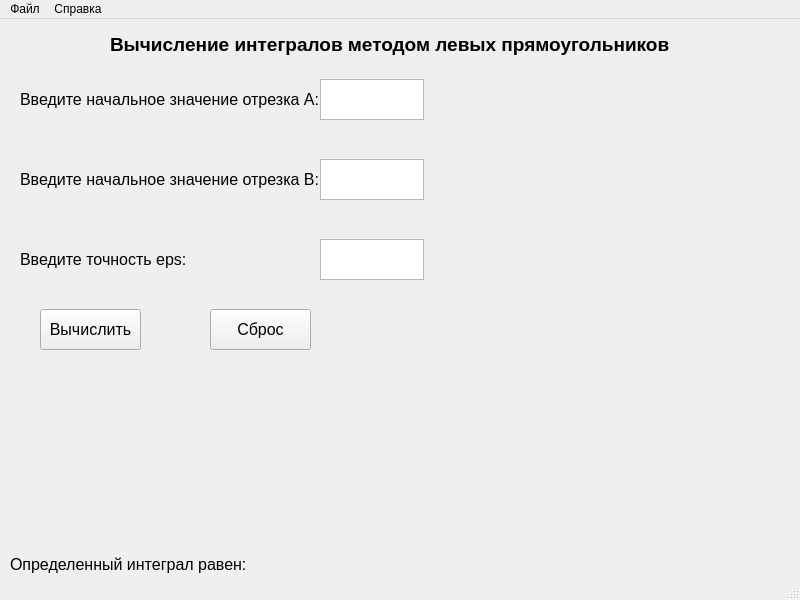
<?xml version="1.0" encoding="UTF-8"?>
<ui version="4.0">
 <class>MainWindow</class>
 <widget class="QMainWindow" name="MainWindow">
  <property name="geometry">
   <rect>
    <x>0</x>
    <y>0</y>
    <width>800</width>
    <height>600</height>
   </rect>
  </property>
  <property name="windowTitle">
   <string>MainWindow</string>
  </property>
  <widget class="QWidget" name="centralwidget">
   <widget class="QLabel" name="label">
    <property name="geometry">
     <rect>
      <x>20</x>
      <y>70</y>
      <width>311</width>
      <height>21</height>
     </rect>
    </property>
    <property name="font">
     <font>
      <pointsize>12</pointsize>
     </font>
    </property>
    <property name="text">
     <string>Введите начальное значение отрезка А:</string>
    </property>
   </widget>
   <widget class="QTextEdit" name="textEdit">
    <property name="geometry">
     <rect>
      <x>320</x>
      <y>60</y>
      <width>104</width>
      <height>41</height>
     </rect>
    </property>
    <property name="font">
     <font>
      <pointsize>12</pointsize>
     </font>
    </property>
    <property name="html">
     <string>&lt;!DOCTYPE HTML PUBLIC &quot;-//W3C//DTD HTML 4.0//EN&quot; &quot;http://www.w3.org/TR/REC-html40/strict.dtd&quot;&gt;
&lt;html&gt;&lt;head&gt;&lt;meta name=&quot;qrichtext&quot; content=&quot;1&quot; /&gt;&lt;style type=&quot;text/css&quot;&gt;
p, li { white-space: pre-wrap; }
&lt;/style&gt;&lt;/head&gt;&lt;body style=&quot; font-family:'MS Shell Dlg 2'; font-size:12pt; font-weight:400; font-style:normal;&quot;&gt;
&lt;p style=&quot;-qt-paragraph-type:empty; margin-top:0px; margin-bottom:0px; margin-left:0px; margin-right:0px; -qt-block-indent:0; text-indent:0px; font-size:8.25pt;&quot;&gt;&lt;br /&gt;&lt;/p&gt;&lt;/body&gt;&lt;/html&gt;</string>
    </property>
   </widget>
   <widget class="QLabel" name="label_2">
    <property name="geometry">
     <rect>
      <x>20</x>
      <y>150</y>
      <width>311</width>
      <height>21</height>
     </rect>
    </property>
    <property name="font">
     <font>
      <pointsize>12</pointsize>
     </font>
    </property>
    <property name="text">
     <string>Введите начальное значение отрезка В:</string>
    </property>
   </widget>
   <widget class="QTextEdit" name="textEdit_2">
    <property name="geometry">
     <rect>
      <x>320</x>
      <y>140</y>
      <width>104</width>
      <height>41</height>
     </rect>
    </property>
    <property name="font">
     <font>
      <pointsize>12</pointsize>
     </font>
    </property>
    <property name="html">
     <string>&lt;!DOCTYPE HTML PUBLIC &quot;-//W3C//DTD HTML 4.0//EN&quot; &quot;http://www.w3.org/TR/REC-html40/strict.dtd&quot;&gt;
&lt;html&gt;&lt;head&gt;&lt;meta name=&quot;qrichtext&quot; content=&quot;1&quot; /&gt;&lt;style type=&quot;text/css&quot;&gt;
p, li { white-space: pre-wrap; }
&lt;/style&gt;&lt;/head&gt;&lt;body style=&quot; font-family:'MS Shell Dlg 2'; font-size:12pt; font-weight:400; font-style:normal;&quot;&gt;
&lt;p style=&quot;-qt-paragraph-type:empty; margin-top:0px; margin-bottom:0px; margin-left:0px; margin-right:0px; -qt-block-indent:0; text-indent:0px; font-size:8.25pt;&quot;&gt;&lt;br /&gt;&lt;/p&gt;&lt;/body&gt;&lt;/html&gt;</string>
    </property>
   </widget>
   <widget class="QLabel" name="label_3">
    <property name="geometry">
     <rect>
      <x>20</x>
      <y>230</y>
      <width>311</width>
      <height>21</height>
     </rect>
    </property>
    <property name="font">
     <font>
      <pointsize>12</pointsize>
     </font>
    </property>
    <property name="text">
     <string>Введите точность eps:</string>
    </property>
   </widget>
   <widget class="QTextEdit" name="textEdit_3">
    <property name="geometry">
     <rect>
      <x>320</x>
      <y>220</y>
      <width>104</width>
      <height>41</height>
     </rect>
    </property>
    <property name="font">
     <font>
      <pointsize>12</pointsize>
     </font>
    </property>
    <property name="html">
     <string>&lt;!DOCTYPE HTML PUBLIC &quot;-//W3C//DTD HTML 4.0//EN&quot; &quot;http://www.w3.org/TR/REC-html40/strict.dtd&quot;&gt;
&lt;html&gt;&lt;head&gt;&lt;meta name=&quot;qrichtext&quot; content=&quot;1&quot; /&gt;&lt;style type=&quot;text/css&quot;&gt;
p, li { white-space: pre-wrap; }
&lt;/style&gt;&lt;/head&gt;&lt;body style=&quot; font-family:'MS Shell Dlg 2'; font-size:12pt; font-weight:400; font-style:normal;&quot;&gt;
&lt;p style=&quot;-qt-paragraph-type:empty; margin-top:0px; margin-bottom:0px; margin-left:0px; margin-right:0px; -qt-block-indent:0; text-indent:0px; font-size:8.25pt;&quot;&gt;&lt;br /&gt;&lt;/p&gt;&lt;/body&gt;&lt;/html&gt;</string>
    </property>
   </widget>
   <widget class="QPushButton" name="pushButton">
    <property name="geometry">
     <rect>
      <x>40</x>
      <y>290</y>
      <width>101</width>
      <height>41</height>
     </rect>
    </property>
    <property name="font">
     <font>
      <pointsize>12</pointsize>
     </font>
    </property>
    <property name="text">
     <string>Вычислить</string>
    </property>
   </widget>
   <widget class="QPushButton" name="pushButton_2">
    <property name="geometry">
     <rect>
      <x>210</x>
      <y>290</y>
      <width>101</width>
      <height>41</height>
     </rect>
    </property>
    <property name="font">
     <font>
      <pointsize>12</pointsize>
     </font>
    </property>
    <property name="text">
     <string>Сброс</string>
    </property>
   </widget>
   <widget class="QLabel" name="label_4">
    <property name="geometry">
     <rect>
      <x>10</x>
      <y>530</y>
      <width>241</width>
      <height>31</height>
     </rect>
    </property>
    <property name="font">
     <font>
      <pointsize>12</pointsize>
     </font>
    </property>
    <property name="text">
     <string>Определенный интеграл равен:</string>
    </property>
   </widget>
   <widget class="QLabel" name="label_5">
    <property name="geometry">
     <rect>
      <x>250</x>
      <y>530</y>
      <width>461</width>
      <height>31</height>
     </rect>
    </property>
    <property name="font">
     <font>
      <pointsize>12</pointsize>
     </font>
    </property>
    <property name="text">
     <string/>
    </property>
   </widget>
   <widget class="QLabel" name="label_6">
    <property name="geometry">
     <rect>
      <x>440</x>
      <y>60</y>
      <width>561</width>
      <height>411</height>
     </rect>
    </property>
    <property name="text">
     <string/>
    </property>
    <property name="pixmap">
     <pixmap>../ex7/Graphics/graphic_resized.png</pixmap>
    </property>
   </widget>
   <widget class="QLabel" name="label_7">
    <property name="geometry">
     <rect>
      <x>110</x>
      <y>10</y>
      <width>621</width>
      <height>31</height>
     </rect>
    </property>
    <property name="font">
     <font>
      <pointsize>14</pointsize>
      <weight>75</weight>
      <bold>true</bold>
     </font>
    </property>
    <property name="text">
     <string>Вычисление интегралов методом левых прямоугольников</string>
    </property>
   </widget>
  </widget>
  <widget class="QMenuBar" name="menubar">
   <property name="geometry">
    <rect>
     <x>0</x>
     <y>0</y>
     <width>800</width>
     <height>21</height>
    </rect>
   </property>
   <widget class="QMenu" name="menu">
    <property name="title">
     <string>Файл</string>
    </property>
    <addaction name="action"/>
   </widget>
   <widget class="QMenu" name="menu_2">
    <property name="title">
     <string>Справка</string>
    </property>
    <addaction name="action_2"/>
   </widget>
   <addaction name="menu"/>
   <addaction name="menu_2"/>
  </widget>
  <widget class="QStatusBar" name="statusbar"/>
  <action name="action">
   <property name="text">
    <string>Выход</string>
   </property>
  </action>
  <action name="action_2">
   <property name="text">
    <string>Об авторах</string>
   </property>
  </action>
 </widget>
 <resources/>
 <connections>
  <connection>
   <sender>action</sender>
   <signal>triggered()</signal>
   <receiver>MainWindow</receiver>
   <slot>close()</slot>
   <hints>
    <hint type="sourcelabel">
     <x>-1</x>
     <y>-1</y>
    </hint>
    <hint type="destinationlabel">
     <x>399</x>
     <y>299</y>
    </hint>
   </hints>
  </connection>
  <connection>
   <sender>pushButton_2</sender>
   <signal>clicked()</signal>
   <receiver>textEdit</receiver>
   <slot>clear()</slot>
   <hints>
    <hint type="sourcelabel">
     <x>260</x>
     <y>291</y>
    </hint>
    <hint type="destinationlabel">
     <x>371</x>
     <y>61</y>
    </hint>
   </hints>
  </connection>
  <connection>
   <sender>pushButton_2</sender>
   <signal>clicked()</signal>
   <receiver>textEdit_2</receiver>
   <slot>clear()</slot>
   <hints>
    <hint type="sourcelabel">
     <x>260</x>
     <y>291</y>
    </hint>
    <hint type="destinationlabel">
     <x>371</x>
     <y>141</y>
    </hint>
   </hints>
  </connection>
  <connection>
   <sender>pushButton_2</sender>
   <signal>clicked()</signal>
   <receiver>textEdit_3</receiver>
   <slot>clear()</slot>
   <hints>
    <hint type="sourcelabel">
     <x>260</x>
     <y>291</y>
    </hint>
    <hint type="destinationlabel">
     <x>371</x>
     <y>221</y>
    </hint>
   </hints>
  </connection>
  <connection>
   <sender>pushButton_2</sender>
   <signal>clicked()</signal>
   <receiver>label_5</receiver>
   <slot>clear()</slot>
   <hints>
    <hint type="sourcelabel">
     <x>260</x>
     <y>291</y>
    </hint>
    <hint type="destinationlabel">
     <x>480</x>
     <y>526</y>
    </hint>
   </hints>
  </connection>
 </connections>
</ui>
